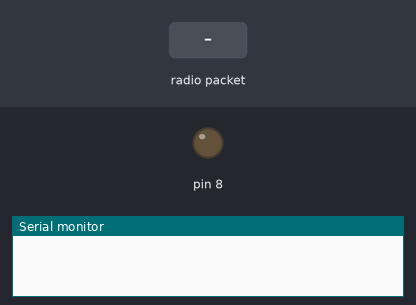
Simulated run of this sketch. Board: Arduino Uno, built with avr-gcc and run on an emulated ATmega328P. On the bench: output pins drawn as LEDs (lit = HIGH), the last lines printed to the serial monitor. The test bench sets the inputs (shaded band). No radio packets arrive unless stated.

Above: at 1.2 s.
1.3 s: radio packet "1" arrives
At 1.45 s:
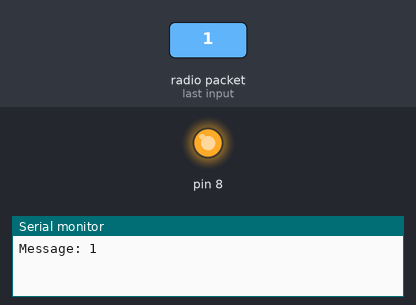
Timing chart, 0 to 4.3 s (numbered marks = the images above; inputs shaded):
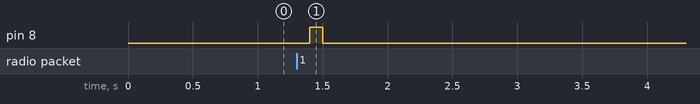

Measured:
- after the input at 1.3 s, pin 8: LOW → HIGH after 0.10 s, → LOW 0.10 s later

The sketch:

recv.ino
```cpp
#include <RH_ASK.h>
#include <SPI.h> // Not actualy used but needed to compile
#include <Servo.h>

RH_ASK driver;

void setup()
{
    Serial.begin(9600);  // Debugging only
    if (!driver.init()){
      Serial.println("init failed");
    }
    pinMode(8, OUTPUT);

}

void recData(){
    uint8_t buf[RH_ASK_MAX_MESSAGE_LEN];
    uint8_t buflen = sizeof(buf);
    if (driver.recv(buf, &buflen)) // Non-blocking
    {
      int i;
      // Message with a good checksum received, dump it.
      Serial.print("Message: ");
      Serial.println((char*)buf);
      digitalWrite(8, 1);
    }
    delay(100);
    digitalWrite(8, 0);
}

void loop()
{
    recData();
    delay(100);
}
```
